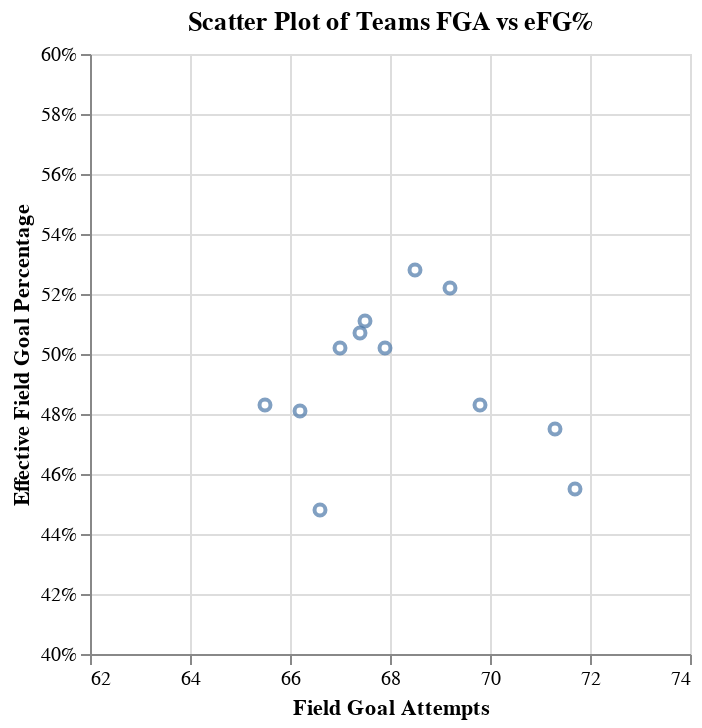

The cell this chart's notebook holds for it:
### Code cell
# Create the scatter plot
scatter_plot2 = alt.Chart(df).mark_point().encode(
    x=alt.X('FGA', title='Field Goal Attempts', scale=alt.Scale(domain=[62, 74])),
    y=alt.Y('efg%', title='Effective Field Goal Percentage', axis=alt.Axis(format='.0%'), scale=alt.Scale(domain=[0.4, 0.6])),
    tooltip=['Team', 'FGA', 'efg%']
).properties(
    title='Scatter Plot of Teams FGA vs eFG%'
)

# Display the plot
scatter_plot2

### Figure 1 — Vega-Lite specification as saved in the notebook (floating-point values rounded to 4 significant figures)
{"config": {"view": {"continuousWidth": 300, "continuousHeight": 300}}, "data": {"name": "data-768e745ce6999948a8517afcc360004b"}, "mark": {"type": "point"}, "encoding": {"tooltip": [{"field": "Team", "type": "nominal"}, {"field": "FGA", "type": "quantitative"}, {"field": "efg%", "type": "quantitative"}], "x": {"field": "FGA", "scale": {"domain": [62, 74]}, "title": "Field Goal Attempts", "type": "quantitative"}, "y": {"axis": {"format": ".0%"}, "field": "efg%", "scale": {"domain": [0.4, 0.6]}, "title": "Effective Field Goal Percentage", "type": "quantitative"}}, "title": "Scatter Plot of Teams FGA vs eFG%", "$schema": "https://vega.github.io/schema/vega-lite/v5.8.0.json", "datasets": {"data-768e745ce6999948a8517afcc360004b": [{"Rk": 1, "Team": "Los Angeles Sparks", "G": 23, "MP": 201.1, "FG": 27.9, "FGA": 65.5, "FG%": 0.426, "3P": 7.4, "3PA": 22.6, "3P%": 0.328, "2P": 20.5, "2PA": 42.9, "2P%": 0.478, "FT": 15.6, "FTA": 20.4, "FT%": 0.762, "ORB": 7.1, "DRB": 25.4, "TRB": 32.5, "AST": 20.2, "STL": 7.1, "BLK": 3.2, "TOV": 14.7, "PF": 18.9, "PTS": 78.8, "efg%": 0.483}, {"Rk": 2, "Team": "Connecticut Sun", "G": 23, "MP": 202.2, "FG": 29.0, "FGA": 66.2, "FG%": 0.438, "3P": 5.7, "3PA": 17.7, "3P%": 0.323, "2P": 23.3, "2PA": 48.5, "2P%": 0.48, "FT": 16.3, "FTA": 21.5, "FT%": 0.761, "ORB": 9.2, "DRB": 24.7, "TRB": 34.0, "AST": 19.3, "STL": 7.9, "BLK": 2.9, "TOV": 11.6, "PF": 16.2, "PTS": 80.0, "efg%": 0.481}, {"Rk": 3, "Team": "Atlanta Dream", "G": 23, "MP": 200.0, "FG": 27.2, "FGA": 66.6, "FG%": 0.408, "3P": 5.3, "3PA": 17.6, "3P%": 0.302, "2P": 21.9, "2PA": 49.0, "2P%": 0.446, "FT": 15.4, "FTA": 20.0, "FT%": 0.77, "ORB": 8.6, "DRB": 26.8, "TRB": 35.3, "AST": 18.7, "STL": 7.2, "BLK": 4.0, "TOV": 13.3, "PF": 17.0, "PTS": 75.0, "efg%": 0.448}, {"Rk": 4, "Team": "Washington Mystics", "G": 24, "MP": 201.0, "FG": 28.8, "FGA": 67.0, "FG%": 0.429, "3P": 9.8, "3PA": 26.3, "3P%": 0.371, "2P": 19.0, "2PA": 40.8, "2P%": 0.466, "FT": 11.8, "FTA": 15.3, "FT%": 0.768, "ORB": 7.0, "DRB": 24.8, "TRB": 31.8, "AST": 21.9, "STL": 7.0, "BLK": 3.0, "TOV": 15.3, "PF": 19.1, "PTS": 79.0, "efg%": 0.502}, {"Rk": 5, "Team": "Indiana Fever", "G": 25, "MP": 200.0, "FG": 30.0, "FGA": 67.4, "FG%": 0.445, "3P": 8.4, "3PA": 25.0, "3P%": 0.334, "2P": 21.6, "2PA": 42.3, "2P%": 0.51, "FT": 13.0, "FTA": 16.9, "FT%": 0.771, "ORB": 8.3, "DRB": 26.0, "TRB": 34.3, "AST": 20.0, "STL": 6.1, "BLK": 4.6, "TOV": 14.0, "PF": 18.6, "PTS": 81.3, "efg%": 0.507}, {"Rk": 6, "Team": "Minnesota Lynx", "G": 24, "MP": 203.1, "FG": 29.6, "FGA": 67.5, "FG%": 0.439, "3P": 9.8, "3PA": 25.5, "3P%": 0.385, "2P": 19.8, "2PA": 42.1, "2P%": 0.471, "FT": 11.9, "FTA": 15.1, "FT%": 0.788, "ORB": 7.5, "DRB": 27.2, "TRB": 34.6, "AST": 23.2, "STL": 9.0, "BLK": 5.0, "TOV": 13.9, "PF": 16.8, "PTS": 81.0, "efg%": 0.511}, {"Rk": 7, "Team": "Phoenix Mercury", "G": 24, "MP": 202.1, "FG": 29.6, "FGA": 67.9, "FG%": 0.436, "3P": 9.0, "3PA": 27.0, "3P%": 0.333, "2P": 20.6, "2PA": 40.9, "2P%": 0.503, "FT": 15.1, "FTA": 18.8, "FT%": 0.804, "ORB": 7.0, "DRB": 25.3, "TRB": 32.3, "AST": 19.5, "STL": 6.9, "BLK": 4.9, "TOV": 13.7, "PF": 17.9, "PTS": 83.3, "efg%": 0.502}, {"Rk": 8, "Team": "New York Liberty", "G": 24, "MP": 200.0, "FG": 31.0, "FGA": 68.5, "FG%": 0.453, "3P": 10.3, "3PA": 29.8, "3P%": 0.345, "2P": 20.8, "2PA": 38.7, "2P%": 0.537, "FT": 13.7, "FTA": 16.6, "FT%": 0.824, "ORB": 7.2, "DRB": 28.2, "TRB": 35.3, "AST": 23.0, "STL": 7.8, "BLK": 4.4, "TOV": 12.0, "PF": 15.0, "PTS": 86.0, "efg%": 0.528}, {"Rk": 9, "Team": "Las Vegas Aces", "G": 23, "MP": 201.1, "FG": 31.3, "FGA": 69.2, "FG%": 0.453, "3P": 9.6, "3PA": 27.3, "3P%": 0.35, "2P": 21.8, "2PA": 41.9, "2P%": 0.52, "FT": 16.6, "FTA": 19.8, "FT%": 0.84, "ORB": 6.2, "DRB": 29.8, "TRB": 36.0, "AST": 21.1, "STL": 6.4, "BLK": 5.2, "TOV": 11.2, "PF": 16.9, "PTS": 88.9, "efg%": 0.522}, {"Rk": 10, "Team": "Dallas Wings", "G": 24, "MP": 202.1, "FG": 30.8, "FGA": 69.8, "FG%": 0.442, "3P": 5.7, "3PA": 18.3, "3P%": 0.311, "2P": 25.1, "2PA": 51.4, "2P%": 0.489, "FT": 13.8, "FTA": 17.5, "FT%": 0.788, "ORB": 10.4, "DRB": 24.3, "TRB": 34.7, "AST": 19.7, "STL": 7.4, "BLK": 4.3, "TOV": 15.6, "PF": 18.1, "PTS": 81.1, "efg%": 0.483}, {"Rk": 11, "Team": "Seattle Storm", "G": 24, "MP": 202.1, "FG": 30.9, "FGA": 71.3, "FG%": 0.433, "3P": 6.0, "3PA": 20.4, "3P%": 0.292, "2P": 25.0, "2PA": 50.9, "2P%": 0.49, "FT": 16.3, "FTA": 19.5, "FT%": 0.835, "ORB": 9.4, "DRB": 26.7, "TRB": 36.0, "AST": 21.0, "STL": 9.6, "BLK": 5.5, "TOV": 13.1, "PF": 17.1, "PTS": 84.1, "efg%": 0.475}, {"Rk": 12, "Team": "Chicago Sky", "G": 23, "MP": 200.0, "FG": 30.3, "FGA": 71.7, "FG%": 0.423, "3P": 4.6, "3PA": 14.5, "3P%": 0.315, "2P": 25.7, "2PA": 57.2, "2P%": 0.45, "FT": 13.5, "FTA": 18.1, "FT%": 0.745, "ORB": 11.3, "DRB": 25.5, "TRB": 36.8, "AST": 19.3, "STL": 8.3, "BLK": 3.7, "TOV": 12.7, "PF": 19.5, "PTS": 78.7, "efg%": 0.455}]}}
